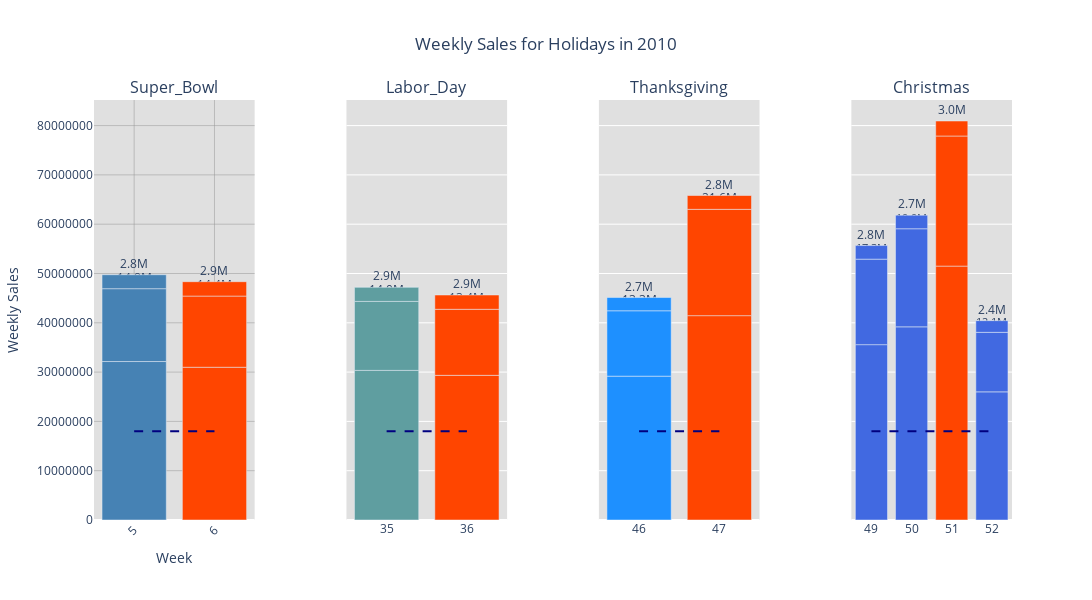
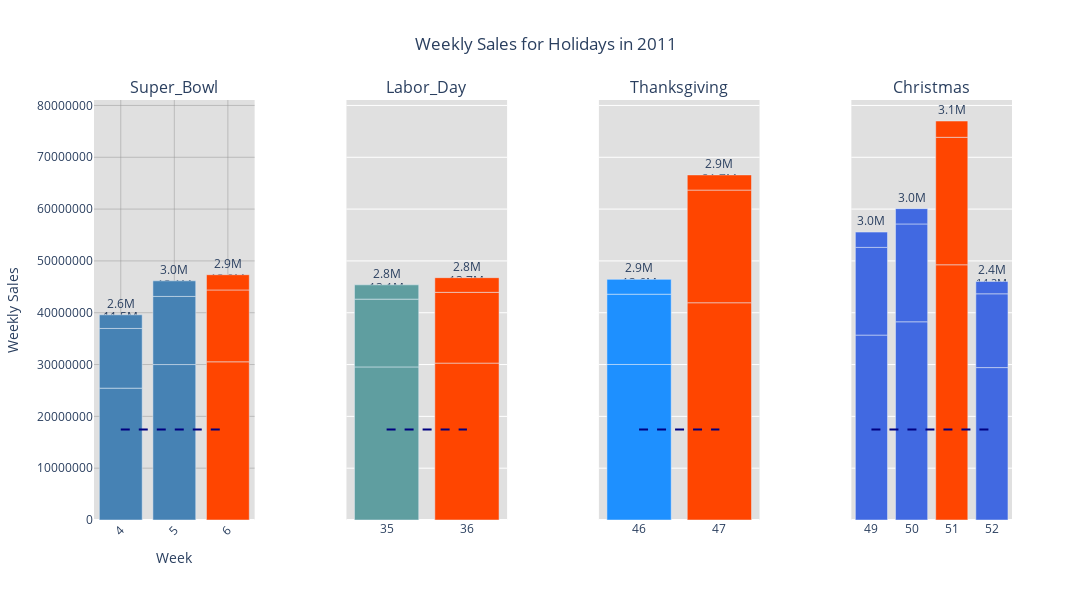
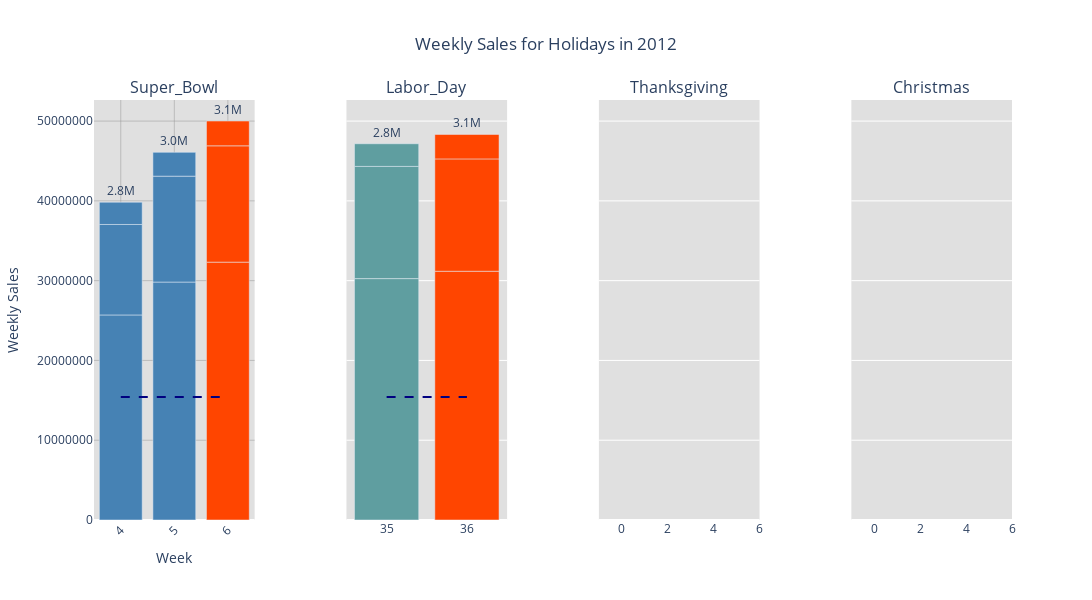

Here is the notebook cell these charts were saved with, in order:
### Markdown cell above
<div style="background-color: #F9F9F9; padding: 20px; border-radius: 5px; text-align: center;">

### Average sales in events =>plot

</div>

### Code cell
# Adjusted colors for a more professional, cool-themed look
colors = {
    'Super_Bowl': '#4682B4',  # Steel blue
    'Labor_Day': '#5F9EA0',   # Cadet blue
    'Thanksgiving': '#1E90FF',  # Dodger blue
    'Christmas': '#4169E1'    # Royal blue
}

def plot_sales_for_year_plotly(df, year):
    # Weeks to highlight
    highlight_weeks = {6, 36, 47, 51}
    all_highlight_weeks = {4, 5, 6, 35, 36, 46, 47, 49, 50, 51, 52}

    # Filter data
    df_year = df[df['year'] == year]
    
    # Calculate averages
    avg_sales_year = df_year['Weekly_Sales'].mean()
    avg_sales_excluding = df_year[~df_year['week'].isin(all_highlight_weeks)]['Weekly_Sales'].mean()

    # Create subplots - 1 row, 4 columns
    fig = make_subplots(
        rows=1, cols=4,
        subplot_titles=list(holiday_windows.keys()),
        shared_xaxes=True, shared_yaxes=True,
        horizontal_spacing=0.1  # Increase space between subplots
    )
    
    # Draw charts for each holiday
    for i, (event, info) in enumerate(holiday_windows.items()):
        df_event = df[(df['year'] == year) & (df['Event'] == event)]
        
        # Draw bars
        fig.add_trace(
            go.Bar(
                x=df_event['week'].astype(str),
                y=df_event['Weekly_Sales'],
                name=event,
                marker_color=[ '#FF4500' if week in highlight_weeks else colors[event] for week in df_event['week']],
                text=df_event['Weekly_Sales'].apply(lambda x: f'{x / 1e6:.1f}M'),
                textposition='outside'
            ),
            row=1, col=i + 1
        )
        
        # Average sales line for the entire year (dark blue)
        fig.add_trace(
            go.Scatter(
                x=[df_event['week'].min(), df_event['week'].max()],
                y=[avg_sales_year] * 2,
                mode='lines',
                line=dict(color='#000080', dash='dash'),  # Dark blue line
                showlegend=False
            ),
            row=1, col=i + 1
        )

        # Average sales line excluding highlighted weeks (dark red)
        fig.add_trace(
            go.Scatter(
                x=[df_event['week'].min(), df_event['week'].max()],
                y=[avg_sales_excluding] * 2,
                mode='lines',
                line=dict(color='#8B0000', dash='dash'),  # Dark red line
                showlegend=False
            ),
            row=1, col=i + 1
        )

    # Axis settings
    fig.update_layout(
        title_text=f'Weekly Sales for Holidays in {year}',
        title_x=0.5,
        xaxis_title='Week',
        yaxis_title='Weekly Sales',
        xaxis_tickangle=-45,
        yaxis=dict(
            tickformat='.0f',
            gridcolor='rgba(150, 150, 150, 0.5)'  # Subtle grid color
        ),
        height=600,
        width=1800,
        showlegend=False,
        plot_bgcolor='#E0E0E0',  # Matching previous backgrounds
        xaxis=dict(
            gridcolor='rgba(150, 150, 150, 0.5)'
        )
    )

    fig.show()

# Filter data for the years 2010, 2011, and 2012
years = [2010, 2011, 2012]
for year in years:
    filtered_df_year = filtered_df[filtered_df['year'] == year]
    plot_sales_for_year_plotly(filtered_df_year, year)

### Figure 1 — Plotly figure (JSON) as saved in the notebook; plotly's stock layout.template omitted (floating-point values rounded to 4 significant figures)
{"data": [{"marker": {"color": ["#4682B4", "#4682B4", "#4682B4", "#FF4500", "#FF4500", "#FF4500"]}, "name": "Super_Bowl", "text": ["32.1M", "14.8M", "2.8M", "31.0M", "14.4M", "2.9M"], "textposition": "outside", "type": "bar", "x": ["5", "5", "5", "6", "6", "6"], "xaxis": "x", "y": [32140000.0, 14780000.0, 2831000.0, 30980000.0, 14440000.0, 2915000.0], "yaxis": "y"}, {"line": {"color": "#000080", "dash": "dash"}, "mode": "lines", "showlegend": false, "type": "scatter", "x": [5, 6], "xaxis": "x", "y": [18020000.0, 18020000.0], "yaxis": "y"}, {"line": {"color": "#8B0000", "dash": "dash"}, "mode": "lines", "showlegend": false, "type": "scatter", "x": [5, 6], "xaxis": "x", "y": [null, null], "yaxis": "y"}, {"marker": {"color": ["#5F9EA0", "#5F9EA0", "#5F9EA0", "#FF4500", "#FF4500", "#FF4500"]}, "name": "Labor_Day", "text": ["30.3M", "14.0M", "2.9M", "29.3M", "13.4M", "2.9M"], "textposition": "outside", "type": "bar", "x": ["35", "35", "35", "36", "36", "36"], "xaxis": "x2", "y": [30350000.0, 13990000.0, 2859000.0, 29340000.0, 13400000.0, 2896000.0], "yaxis": "y2"}, {"line": {"color": "#000080", "dash": "dash"}, "mode": "lines", "showlegend": false, "type": "scatter", "x": [35, 36], "xaxis": "x2", "y": [18020000.0, 18020000.0], "yaxis": "y2"}, {"line": {"color": "#8B0000", "dash": "dash"}, "mode": "lines", "showlegend": false, "type": "scatter", "x": [35, 36], "xaxis": "x2", "y": [null, null], "yaxis": "y2"}, {"marker": {"color": ["#1E90FF", "#1E90FF", "#1E90FF", "#FF4500", "#FF4500", "#FF4500"]}, "name": "Thanksgiving", "text": ["29.2M", "13.3M", "2.7M", "41.4M", "21.6M", "2.8M"], "textposition": "outside", "type": "bar", "x": ["46", "46", "46", "47", "47", "47"], "xaxis": "x3", "y": [29170000.0, 13270000.0, 2689000.0, 41450000.0, 21570000.0, 2805000.0], "yaxis": "y3"}, {"line": {"color": "#000080", "dash": "dash"}, "mode": "lines", "showlegend": false, "type": "scatter", "x": [46, 47], "xaxis": "x3", "y": [18020000.0, 18020000.0], "yaxis": "y3"}, {"line": {"color": "#8B0000", "dash": "dash"}, "mode": "lines", "showlegend": false, "type": "scatter", "x": [46, 47], "xaxis": "x3", "y": [null, null], "yaxis": "y3"}, {"marker": {"color": ["#4169E1", "#4169E1", "#4169E1", "#4169E1", "#4169E1", "#4169E1", "#FF4500", "#FF4500", "#FF4500", "#4169E1", "#4169E1", "#4169E1"]}, "name": "Christmas", "text": ["35.6M", "17.3M", "2.8M", "39.2M", "19.9M", "2.7M", "51.5M", "26.4M", "3.0M", "26.0M", "12.1M", "2.4M"], "textposition": "outside", "type": "bar", "x": ["49", "49", "49", "50", "50", "50", "51", "51", "51", "52", "52", "52"], "xaxis": "x4", "y": [35570000.0, 17340000.0, 2758000.0, 39180000.0, 19900000.0, 2746000.0, 51500000.0, 26390000.0, 3042000.0, 25990000.0, 12070000.0, 2368000.0], "yaxis": "y4"}, {"line": {"color": "#000080", "dash": "dash"}, "mode": "lines", "showlegend": false, "type": "scatter", "x": [49, 52], "xaxis": "x4", "y": [18020000.0, 18020000.0], "yaxis": "y4"}, {"line": {"color": "#8B0000", "dash": "dash"}, "mode": "lines", "showlegend": false, "type": "scatter", "x": [49, 52], "xaxis": "x4", "y": [null, null], "yaxis": "y4"}], "layout": {"annotations": [{"font": {"size": 16}, "showarrow": false, "text": "Super_Bowl", "x": 0.0875, "xanchor": "center", "xref": "paper", "y": 1, "yanchor": "bottom", "yref": "paper"}, {"font": {"size": 16}, "showarrow": false, "text": "Labor_Day", "x": 0.3625, "xanchor": "center", "xref": "paper", "y": 1, "yanchor": "bottom", "yref": "paper"}, {"font": {"size": 16}, "showarrow": false, "text": "Thanksgiving", "x": 0.6375, "xanchor": "center", "xref": "paper", "y": 1, "yanchor": "bottom", "yref": "paper"}, {"font": {"size": 16}, "showarrow": false, "text": "Christmas", "x": 0.9125, "xanchor": "center", "xref": "paper", "y": 1, "yanchor": "bottom", "yref": "paper"}], "height": 600, "plot_bgcolor": "#E0E0E0", "showlegend": false, "title": {"text": "Weekly Sales for Holidays in 2010", "x": 0.5}, "width": 1800, "xaxis": {"anchor": "y", "autorange": true, "domain": [0, 0.175], "gridcolor": "rgba(150, 150, 150, 0.5)", "range": [-0.5, 1.5], "tickangle": -45, "title": {"text": "Week"}, "type": "category"}, "xaxis2": {"anchor": "y2", "autorange": true, "domain": [0.275, 0.45], "range": [-0.5, 1.5], "type": "category"}, "xaxis3": {"anchor": "y3", "autorange": true, "domain": [0.55, 0.725], "range": [-0.5, 1.5], "type": "category"}, "xaxis4": {"anchor": "y4", "autorange": true, "domain": [0.825, 1], "range": [-0.5, 3.5], "type": "category"}, "yaxis": {"anchor": "x", "autorange": true, "domain": [0, 1], "gridcolor": "rgba(150, 150, 150, 0.5)", "range": [0, 85190000.0], "tickformat": ".0f", "title": {"text": "Weekly Sales"}, "type": "linear"}, "yaxis2": {"anchor": "x2", "autorange": true, "domain": [0, 1], "matches": "y", "range": [0, 85190000.0], "showticklabels": false, "type": "linear"}, "yaxis3": {"anchor": "x3", "autorange": true, "domain": [0, 1], "matches": "y", "range": [0, 85190000.0], "showticklabels": false, "type": "linear"}, "yaxis4": {"anchor": "x4", "autorange": true, "domain": [0, 1], "matches": "y", "range": [0, 85190000.0], "showticklabels": false, "type": "linear"}}}

### Figure 2 — Plotly figure (JSON) as saved in the notebook; plotly's stock layout.template omitted (floating-point values rounded to 4 significant figures)
{"data": [{"marker": {"color": ["#4682B4", "#4682B4", "#4682B4", "#4682B4", "#4682B4", "#4682B4", "#FF4500", "#FF4500", "#FF4500"]}, "name": "Super_Bowl", "text": ["25.4M", "11.5M", "2.6M", "30.0M", "13.1M", "3.0M", "30.5M", "13.9M", "2.9M"], "textposition": "outside", "type": "bar", "x": ["4", "4", "4", "5", "5", "5", "6", "6", "6"], "xaxis": "x", "y": [25450000.0, 11520000.0, 2635000.0, 30000000.0, 13150000.0, 3010000.0, 30530000.0, 13870000.0, 2942000.0], "yaxis": "y"}, {"line": {"color": "#000080", "dash": "dash"}, "mode": "lines", "showlegend": false, "type": "scatter", "x": [4, 6], "xaxis": "x", "y": [17480000.0, 17480000.0], "yaxis": "y"}, {"line": {"color": "#8B0000", "dash": "dash"}, "mode": "lines", "showlegend": false, "type": "scatter", "x": [4, 6], "xaxis": "x", "y": [null, null], "yaxis": "y"}, {"marker": {"color": ["#5F9EA0", "#5F9EA0", "#5F9EA0", "#FF4500", "#FF4500", "#FF4500"]}, "name": "Labor_Day", "text": ["29.5M", "13.1M", "2.8M", "30.3M", "13.7M", "2.8M"], "textposition": "outside", "type": "bar", "x": ["35", "35", "35", "36", "36", "36"], "xaxis": "x2", "y": [29540000.0, 13080000.0, 2758000.0, 30280000.0, 13660000.0, 2828000.0], "yaxis": "y2"}, {"line": {"color": "#000080", "dash": "dash"}, "mode": "lines", "showlegend": false, "type": "scatter", "x": [35, 36], "xaxis": "x2", "y": [17480000.0, 17480000.0], "yaxis": "y2"}, {"line": {"color": "#8B0000", "dash": "dash"}, "mode": "lines", "showlegend": false, "type": "scatter", "x": [35, 36], "xaxis": "x2", "y": [null, null], "yaxis": "y2"}, {"marker": {"color": ["#1E90FF", "#1E90FF", "#1E90FF", "#FF4500", "#FF4500", "#FF4500"]}, "name": "Thanksgiving", "text": ["30.0M", "13.6M", "2.9M", "41.9M", "21.7M", "2.9M"], "textposition": "outside", "type": "bar", "x": ["46", "46", "46", "47", "47", "47"], "xaxis": "x3", "y": [30020000.0, 13560000.0, 2862000.0, 41920000.0, 21750000.0, 2925000.0], "yaxis": "y3"}, {"line": {"color": "#000080", "dash": "dash"}, "mode": "lines", "showlegend": false, "type": "scatter", "x": [46, 47], "xaxis": "x3", "y": [17480000.0, 17480000.0], "yaxis": "y3"}, {"line": {"color": "#8B0000", "dash": "dash"}, "mode": "lines", "showlegend": false, "type": "scatter", "x": [46, 47], "xaxis": "x3", "y": [null, null], "yaxis": "y3"}, {"marker": {"color": ["#4169E1", "#4169E1", "#4169E1", "#4169E1", "#4169E1", "#4169E1", "#FF4500", "#FF4500", "#FF4500", "#4169E1", "#4169E1", "#4169E1"]}, "name": "Christmas", "text": ["35.7M", "16.9M", "3.0M", "38.3M", "18.9M", "3.0M", "49.3M", "24.6M", "3.1M", "29.4M", "14.2M", "2.4M"], "textposition": "outside", "type": "bar", "x": ["49", "49", "49", "50", "50", "50", "51", "51", "51", "52", "52", "52"], "xaxis": "x4", "y": [35680000.0, 16930000.0, 2951000.0, 38250000.0, 18880000.0, 2954000.0, 49250000.0, 24600000.0, 3146000.0, 29410000.0, 14240000.0, 2395000.0], "yaxis": "y4"}, {"line": {"color": "#000080", "dash": "dash"}, "mode": "lines", "showlegend": false, "type": "scatter", "x": [49, 52], "xaxis": "x4", "y": [17480000.0, 17480000.0], "yaxis": "y4"}, {"line": {"color": "#8B0000", "dash": "dash"}, "mode": "lines", "showlegend": false, "type": "scatter", "x": [49, 52], "xaxis": "x4", "y": [null, null], "yaxis": "y4"}], "layout": {"annotations": [{"font": {"size": 16}, "showarrow": false, "text": "Super_Bowl", "x": 0.0875, "xanchor": "center", "xref": "paper", "y": 1, "yanchor": "bottom", "yref": "paper"}, {"font": {"size": 16}, "showarrow": false, "text": "Labor_Day", "x": 0.3625, "xanchor": "center", "xref": "paper", "y": 1, "yanchor": "bottom", "yref": "paper"}, {"font": {"size": 16}, "showarrow": false, "text": "Thanksgiving", "x": 0.6375, "xanchor": "center", "xref": "paper", "y": 1, "yanchor": "bottom", "yref": "paper"}, {"font": {"size": 16}, "showarrow": false, "text": "Christmas", "x": 0.9125, "xanchor": "center", "xref": "paper", "y": 1, "yanchor": "bottom", "yref": "paper"}], "height": 600, "plot_bgcolor": "#E0E0E0", "showlegend": false, "title": {"text": "Weekly Sales for Holidays in 2011", "x": 0.5}, "width": 1800, "xaxis": {"anchor": "y", "autorange": true, "domain": [0, 0.175], "gridcolor": "rgba(150, 150, 150, 0.5)", "range": [-0.5, 2.5], "tickangle": -45, "title": {"text": "Week"}, "type": "category"}, "xaxis2": {"anchor": "y2", "autorange": true, "domain": [0.275, 0.45], "range": [-0.5, 1.5], "type": "category"}, "xaxis3": {"anchor": "y3", "autorange": true, "domain": [0.55, 0.725], "range": [-0.5, 1.5], "type": "category"}, "xaxis4": {"anchor": "y4", "autorange": true, "domain": [0.825, 1], "range": [-0.5, 3.5], "type": "category"}, "yaxis": {"anchor": "x", "autorange": true, "domain": [0, 1], "gridcolor": "rgba(150, 150, 150, 0.5)", "range": [0, 81050000.0], "tickformat": ".0f", "title": {"text": "Weekly Sales"}, "type": "linear"}, "yaxis2": {"anchor": "x2", "autorange": true, "domain": [0, 1], "matches": "y", "range": [0, 81050000.0], "showticklabels": false, "type": "linear"}, "yaxis3": {"anchor": "x3", "autorange": true, "domain": [0, 1], "matches": "y", "range": [0, 81050000.0], "showticklabels": false, "type": "linear"}, "yaxis4": {"anchor": "x4", "autorange": true, "domain": [0, 1], "matches": "y", "range": [0, 81050000.0], "showticklabels": false, "type": "linear"}}}

### Figure 3 — Plotly figure (JSON) as saved in the notebook; plotly's stock layout.template omitted (floating-point values rounded to 4 significant figures)
{"data": [{"marker": {"color": ["#4682B4", "#4682B4", "#4682B4", "#4682B4", "#4682B4", "#4682B4", "#FF4500", "#FF4500", "#FF4500"]}, "name": "Super_Bowl", "text": ["25.7M", "11.3M", "2.8M", "29.8M", "13.3M", "3.0M", "32.3M", "14.6M", "3.1M"], "textposition": "outside", "type": "bar", "x": ["4", "4", "4", "5", "5", "5", "6", "6", "6"], "xaxis": "x", "y": [25701748, 11340000.0, 2795000.0, 29820000.0, 13271176, 2991000.0, 32320000.0, 14580000.0, 3111000.0], "yaxis": "y"}, {"line": {"color": "#000080", "dash": "dash"}, "mode": "lines", "showlegend": false, "type": "scatter", "x": [4, 6], "xaxis": "x", "y": [15430000.0, 15430000.0], "yaxis": "y"}, {"line": {"color": "#8B0000", "dash": "dash"}, "mode": "lines", "showlegend": false, "type": "scatter", "x": [4, 6], "xaxis": "x", "y": [null, null], "yaxis": "y"}, {"marker": {"color": ["#5F9EA0", "#5F9EA0", "#5F9EA0", "#FF4500", "#FF4500", "#FF4500"]}, "name": "Labor_Day", "text": ["30.3M", "14.1M", "2.8M", "31.2M", "14.1M", "3.1M"], "textposition": "outside", "type": "bar", "x": ["35", "35", "35", "36", "36", "36"], "xaxis": "x2", "y": [30260000.0, 14060000.0, 2840000.0, 31180000.0, 14080000.0, 3071000.0], "yaxis": "y2"}, {"line": {"color": "#000080", "dash": "dash"}, "mode": "lines", "showlegend": false, "type": "scatter", "x": [35, 36], "xaxis": "x2", "y": [15430000.0, 15430000.0], "yaxis": "y2"}, {"line": {"color": "#8B0000", "dash": "dash"}, "mode": "lines", "showlegend": false, "type": "scatter", "x": [35, 36], "xaxis": "x2", "y": [null, null], "yaxis": "y2"}, {"marker": {"color": []}, "name": "Thanksgiving", "text": [], "textposition": "outside", "type": "bar", "x": [], "xaxis": "x3", "y": [], "yaxis": "y3"}, {"line": {"color": "#000080", "dash": "dash"}, "mode": "lines", "showlegend": false, "type": "scatter", "x": [null, null], "xaxis": "x3", "y": [15430000.0, 15430000.0], "yaxis": "y3"}, {"line": {"color": "#8B0000", "dash": "dash"}, "mode": "lines", "showlegend": false, "type": "scatter", "x": [null, null], "xaxis": "x3", "y": [null, null], "yaxis": "y3"}, {"marker": {"color": []}, "name": "Christmas", "text": [], "textposition": "outside", "type": "bar", "x": [], "xaxis": "x4", "y": [], "yaxis": "y4"}, {"line": {"color": "#000080", "dash": "dash"}, "mode": "lines", "showlegend": false, "type": "scatter", "x": [null, null], "xaxis": "x4", "y": [15430000.0, 15430000.0], "yaxis": "y4"}, {"line": {"color": "#8B0000", "dash": "dash"}, "mode": "lines", "showlegend": false, "type": "scatter", "x": [null, null], "xaxis": "x4", "y": [null, null], "yaxis": "y4"}], "layout": {"annotations": [{"font": {"size": 16}, "showarrow": false, "text": "Super_Bowl", "x": 0.0875, "xanchor": "center", "xref": "paper", "y": 1, "yanchor": "bottom", "yref": "paper"}, {"font": {"size": 16}, "showarrow": false, "text": "Labor_Day", "x": 0.3625, "xanchor": "center", "xref": "paper", "y": 1, "yanchor": "bottom", "yref": "paper"}, {"font": {"size": 16}, "showarrow": false, "text": "Thanksgiving", "x": 0.6375, "xanchor": "center", "xref": "paper", "y": 1, "yanchor": "bottom", "yref": "paper"}, {"font": {"size": 16}, "showarrow": false, "text": "Christmas", "x": 0.9125, "xanchor": "center", "xref": "paper", "y": 1, "yanchor": "bottom", "yref": "paper"}], "height": 600, "plot_bgcolor": "#E0E0E0", "showlegend": false, "title": {"text": "Weekly Sales for Holidays in 2012", "x": 0.5}, "width": 1800, "xaxis": {"anchor": "y", "autorange": true, "domain": [0, 0.175], "gridcolor": "rgba(150, 150, 150, 0.5)", "range": [-0.5, 2.5], "tickangle": -45, "title": {"text": "Week"}, "type": "category"}, "xaxis2": {"anchor": "y2", "autorange": true, "domain": [0.275, 0.45], "range": [-0.5, 1.5], "type": "category"}, "xaxis3": {"anchor": "y3", "autorange": true, "domain": [0.55, 0.725], "range": [-1, 6]}, "xaxis4": {"anchor": "y4", "autorange": true, "domain": [0.825, 1], "range": [-1, 6]}, "yaxis": {"anchor": "x", "autorange": true, "domain": [0, 1], "gridcolor": "rgba(150, 150, 150, 0.5)", "range": [0, 52640000.0], "tickformat": ".0f", "title": {"text": "Weekly Sales"}, "type": "linear"}, "yaxis2": {"anchor": "x2", "autorange": true, "domain": [0, 1], "matches": "y", "range": [0, 52640000.0], "showticklabels": false, "type": "linear"}, "yaxis3": {"anchor": "x3", "autorange": true, "domain": [0, 1], "matches": "y", "range": [0, 52640000.0], "showticklabels": false, "type": "linear"}, "yaxis4": {"anchor": "x4", "autorange": true, "domain": [0, 1], "matches": "y", "range": [0, 52640000.0], "showticklabels": false, "type": "linear"}}}
